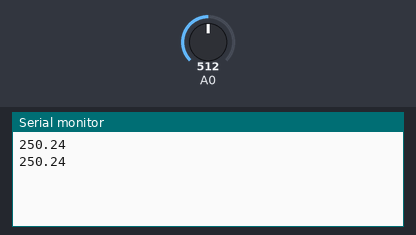
Bench run of a sketch on a simulated Arduino Uno, built with avr-gcc and run on an emulated ATmega328P. Parts: the last lines printed to the serial monitor. The inputs (shaded band) are chosen by the test bench; at power-on: A0 = 512.

Above: at 2.8 s.
2.9 s: A0 set to 716
At 4.6 s:
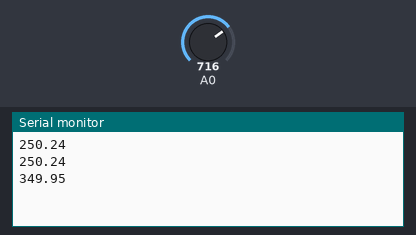
5.6 s: A0 set to 900
At 7.4 s:
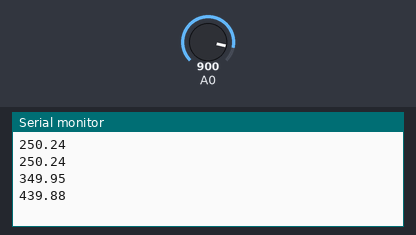
Timing chart, 0 to 8.9 s (numbered marks = the images above; inputs shaded):
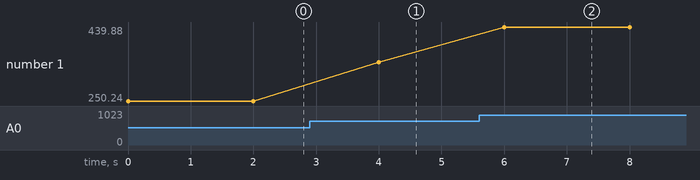

The sketch:

tempver-v02.ino
```cpp
void setup() {
  // put your setup code here, to run once:
  Serial.begin(9600);
}

void loop() {
  // put your main code here, to run repeatedly:
  int n = analogRead(A0);
  float V = n*(5.0/1023*100);
  Serial.println(V);
  delay(2000);

  if(V>=50)
  {
    digitalWrite(10,HIGH);
    digitalWrite(9,LOW);
    digitalWrite(8,LOW);

  }
  else if (V<50&&V>30)
  {
    digitalWrite(10,LOW);
    digitalWrite(9,HIGH);
    digitalWrite(8,LOW);

  }
  else if (V<=30)
  {
    digitalWrite(10,LOW);
    digitalWrite(9,LOW);
    digitalWrite(8,HIGH);

  }
}
```

Measured:
- after the input at 2.9 s, the serial monitor: prints a new line after 1.1 s (image 1)
- after the input at 5.6 s, the serial monitor: prints a new line after 0.40 s (image 2)
- plotted number 1: 250.24 → 349.95 after the input at 2.9 s, 349.95 → 439.88 after the input at 5.6 s
